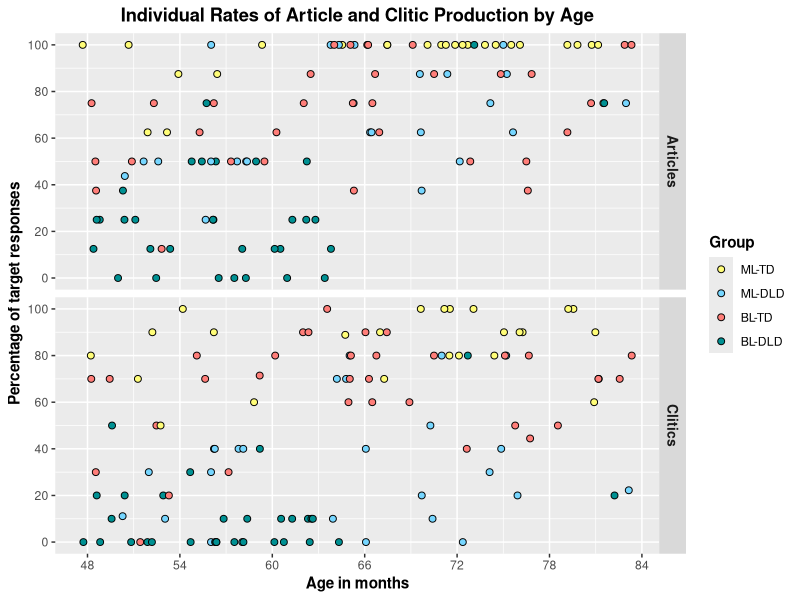
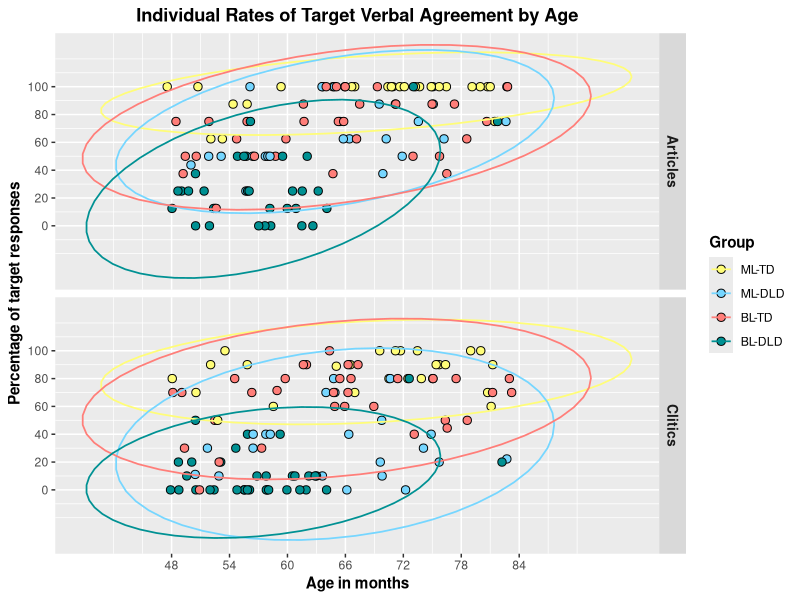
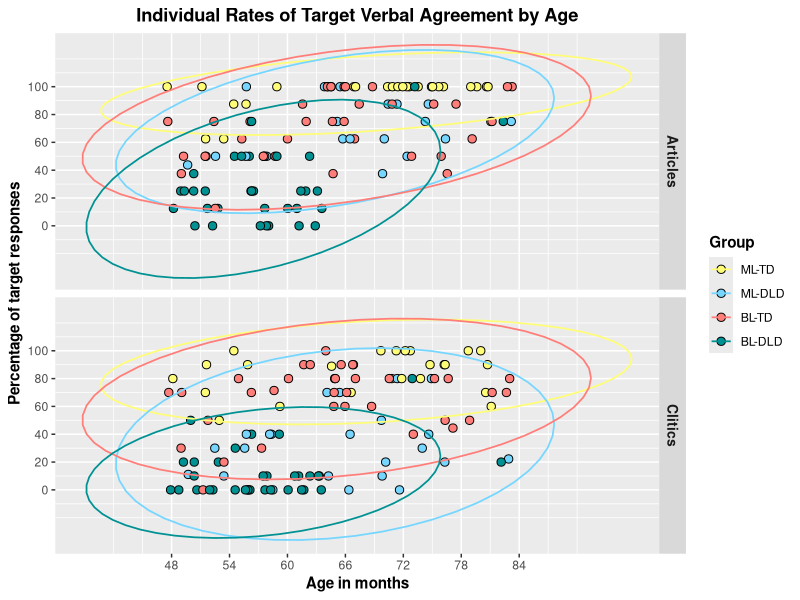

Reproduce these figures in R, in order.
library(tidyverse)
library(here)

options(scipen = 99)


# Prepare dataframes by structure
Articles <- read_csv(here("CSV Files", "Aggregated Long Data.csv")) %>% 
  filter(Structure == c("Articles")) %>% 
  filter(!is.na(Accuracy)) %>%
  group_by(Code, Group, CA_Months, Structure) %>%
  summarize(Total_Target = sum(Accuracy, na.rm = TRUE),
            Total_Responses = sum(!is.na(Accuracy)),
            Ratio = Total_Target/Total_Responses) %>% 
  mutate(Ratio = Ratio*100,
         Structure = "Articles")

Clitics <- read_csv(here("CSV Files", "Aggregated Long Data.csv")) %>% 
  filter(Structure == c("Clitics")) %>% 
  filter(!is.na(Accuracy)) %>%
  group_by(Code, Group, CA_Months, Structure) %>%
  summarize(Total_Target = sum(Accuracy, na.rm = TRUE),
            Total_Responses = sum(!is.na(Accuracy)),
            Ratio = Total_Target/Total_Responses) %>% 
  mutate(Ratio = Ratio*100,
         Structure = "Clitics")


# Join dataframes
Joint <- rbind(Articles, Clitics)
Joint$Group <- factor(Joint$Group, levels = c("ML-TD", "ML-DLD", "BL-TD", "BL-DLD"))


# Create graph
## Without group space tracings
Ind_Differences <- Joint %>%
  ggplot(aes(x = CA_Months, y = Ratio, fill = Group)) +
  geom_jitter(shape = 21, color = "black", width = 0.5, height = 0, size = 2) +
  scale_fill_manual(values = c("#FFFD78", "#76D6FF", "#FF7E79", "#009193")) +
  facet_grid(rows = vars(Structure)) +
  scale_x_continuous(breaks = seq(48, 84, 6), expand = expansion(mult = 0.05)) +
  scale_y_continuous(breaks = seq(0, 100, 20), expand = expansion(mult = 0.05)) +
  labs(x = "Age in months",
       y = "Percentage of target responses",
       title = "Individual Rates of Article and Clitic Production by Age",
       fill = "Group") +
  theme(axis.title = element_text(face = "bold"),
        plot.title = element_text(hjust = 0.5, face = "bold"),
        legend.title = element_text(face = "bold"),
        strip.text = element_text(face = "bold", size = 10))

Ind_Differences


## With group spaces
Ind_Differences_Circles <- Joint %>%
  ggplot(aes(x = CA_Months, y = Ratio)) +
  facet_grid(rows = vars(Structure)) +
  geom_jitter(aes(fill = Group), shape = 21, color = "black", width = 0.5, height = 0, size = 2.5) +
  stat_ellipse(aes(group = Group, color = Group),
               type = "norm",
               level = 0.95,
               size = 0.6,
               fill = NA,
               linetype = "solid") +
  scale_fill_manual(values = c("#FFFD78", "#76D6FF", "#FF7E79", "#009193")) +
  scale_color_manual(values = c("#FFFD78", "#76D6FF", "#FF7E79", "#009193")) +
  scale_x_continuous(breaks = seq(48, 84, 6), expand = expansion(mult = 0.05)) +
  scale_y_continuous(breaks = seq(0, 100, 20), expand = expansion(mult = 0.05)) +
  labs(x = "Age in months",
       y = "Percentage of target responses",
       title = "Individual Rates of Target Verbal Agreement by Age",
       fill = "Group",
       color = "Group") +
  theme(axis.title = element_text(face = "bold"),
        plot.title = element_text(hjust = 0.5, face = "bold"),
        legend.title = element_text(face = "bold"),
        strip.text = element_text(face = "bold", size = 10))

Ind_Differences_Circles

ggsave(filename = here("JCL Nominal Manuscript", "Graphs", "JCL Nominal Figure 6.pdf"),
       plot = Ind_Differences_Circles,
       device = "pdf",
       width = 6.5,
       height = 5,
       units = "in")
